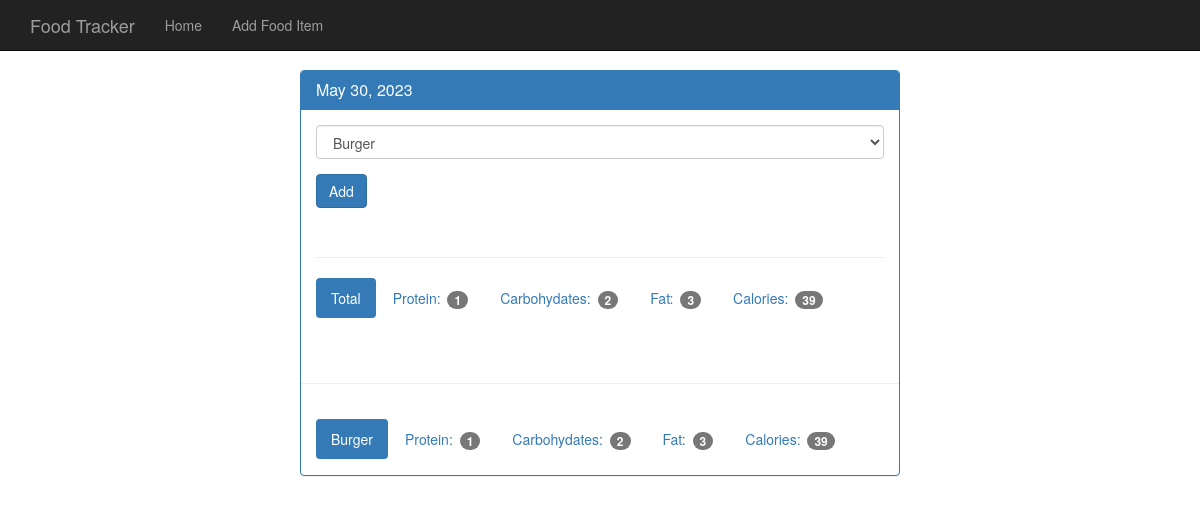
The app's page /view/20230530, older data.
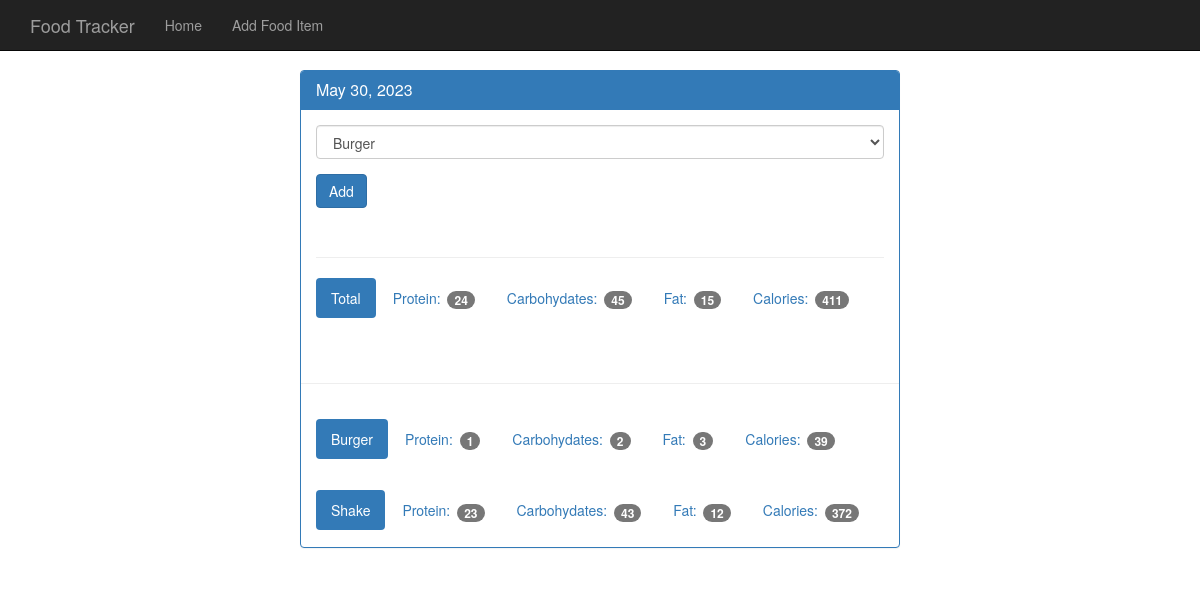
The same page, newer data.
### tables this page shows
CREATE TABLE food (
    id integer primary key autoincrement,
    name text not null,
    protein integer not null,
    carbohydrates integer not null,
    fat integer not null,
    calories integer not null
);

### app.py (the view)
@app.route('/view/<date>', methods=['GET', 'POST']) #date is going to be 20170520
def view(date):
    db = get_db()
    cur = db.execute('select id, entry_date from log_date where entry_date = ?', [date])
    date_result = cur.fetchone()
    if request.method == 'POST':
        db.execute('insert into food_date (food_id, log_date_id) values (?, ?)', [request.form['food-select'], date_result['id']])
        db.commit()
    d = datetime.strptime(str(date_result['entry_date']), '%Y%m%d')
    pretty_date = datetime.strftime(d, '%B %d, %Y')
    food_cur = db.execute('select id, name from food')
    food_results = food_cur.fetchall()
    log_cur = db.execute('select food.name, food.protein, food.carbohydrates, food.fat, food.calories from log_date join food_date on food_date.log_date_id = log_date.id join food on food.id = food_date.food_id where log_date.entry_date = ?', [date])
    log_results = log_cur.fetchall()
    totals = {}
    totals['protein'] = 0
    totals['carbohydrates'] = 0
    totals['fat'] = 0
    totals['calories'] = 0
    for food in log_results:
        totals['protein'] += food['protein']
        totals['carbohydrates'] += food['carbohydrates']
        totals['fat'] += food['fat']
        totals['calories'] += food['calories']
    return render_template('day.html', entry_date=date_result['entry_date'], pretty_date=pretty_date, food_results=food_results, log_results=log_results, totals=totals)

### app.py (called while the page is built)
def connect_db():
    sql = sqlite3.connect('food_log.db')
    sql.row_factory = sqlite3.Row
    return sql

def get_db():
    if not hasattr(g, 'sqlite_db'):
        g.sqlite_db = connect_db()
    return g.sqlite_db

### templates/day.html (shortened to what this page needs)
<!DOCTYPE html>
<html lang="en">
  <head>
    <link href="{{ url_for('static', filename='bootstrap.min.css') }}" rel="stylesheet">
    <link href="{{ url_for('static', filename='theme.css') }}" rel="stylesheet">
  </head>
  <body>
    <nav class="navbar navbar-inverse navbar-fixed-top">
      <div class="container">
        <div class="navbar-header">
          <a class="navbar-brand" href="#">Food Tracker</a>
        </div>
        <div id="navbar" class="navbar-collapse collapse">
          <ul class="nav navbar-nav">
            <li><a href="#">Home</a></li>
            <li><a href="#">Add Food Item</a></li>
          </ul>
        </div>
      </div>
    </nav>
    <div class="container theme-showcase col-sm-6 col-sm-offset-3" role="main">
      <div class="row">
        <div>
          <div class="panel panel-primary">
            <div class="panel-heading">
              <h3 class="panel-title">{{ pretty_date }}</h3>
            </div>
            <div class="panel-body">
              <form method="POST" action="{{ url_for('view', date=entry_date) }}">
                <div class="form-group">
                  <select class="form-control" name="food-select">
                    {% for food in food_results %}
                      <option value={{ food.id }}>{{ food.name }}</option>
                    {% endfor %}
                  </select>
                </div>
                <button type="submit" class="btn btn-primary">Add</button>
              </form>
              <div class="page-header"></div>
              <ul class="nav nav-pills" role="tablist">
                <li class="active"><a>Total</a></li>
                <li><a>Protein: <span class="badge">{{ totals.protein }}</span></a></li>
                <li><a>Carbohydates: <span class="badge">{{ totals.carbohydrates }}</span></a></li>
                <li><a>Fat: <span class="badge">{{ totals.fat }}</span></a></li>
                <li><a>Calories: <span class="badge">{{ totals.calories }}</span></a></li>
              </ul>
            </div>
            <div class="page-header"></div>
            {% for food in log_results %}
            <div class="panel-body">
              <ul class="nav nav-pills" role="tablist">
                <li class="active"><a>{{ food.name }}</a></li>
                <li><a>Protein: <span class="badge">{{ food.protein }}</span></a></li>
                <li><a>Carbohydates: <span class="badge">{{ food.carbohydrates }}</span></a></li>
                <li><a>Fat: <span class="badge">{{ food.fat }}</span></a></li>
                <li><a>Calories: <span class="badge">{{ food.calories }}</span></a></li>
              </ul>
            </div>
            {% endfor %}
          </div>
        </div>
      </div>
    </div>
  </body>
</html>

Row changes from the older to the newer data that the page shows:
added food: name "Shake", protein "23", carbohydrates "43", fat "12", calories "372"
Text that changed along with them:
{{ totals.protein }}: "1" → "24"
{{ totals.carbohydrates }}: "2" → "45"
{{ totals.fat }}: "3" → "15"
{{ totals.calories }}: "39" → "411"
